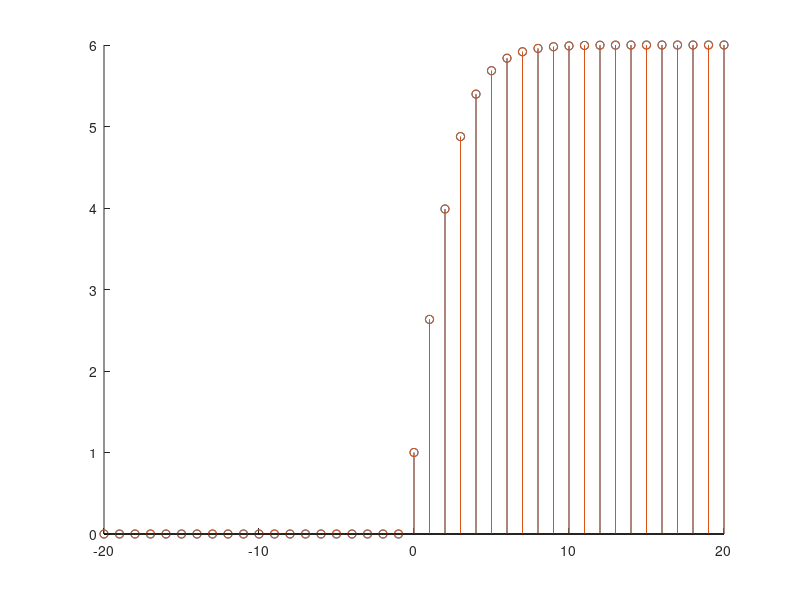

Here is the MATLAB script that generated this plot:
clc
clear all
close all
% Persamaan Perbedaan
% y[n] - (5/6)*y[n-1] + (1/6)*y[n-2] = x[n]

% Solusi Numerik (Loop)
% y[n] = x[n] + (5/6)*y[n-1] - (1/6)*y[n-2]
% y[n] = 2 - (1/5).^n + (5/6)*y[n-1] - (1/6)*y[n-2]

n = [-20:20];
yn = zeros(1, 41); % kondisi awal sudah termasuk
% hitung untuk y >= 0, n = 0 di indeks 21
for k = 21:41
  yn(k) = 2 - (1/5).^(k-21) + (5/6)*yn(k-1) - (1/6)*yn(k-2);
end

% Solusi Numerik (function)
% n = [1:10];
% b = [1];
% a = [1 (-5/6) (1/6)];
% yi = [0 0];
% zi = filtic(b,a,yi);
% ynf = filter(b,a,2.^n,zi);
% 
% stem(n,ynf);


% Solusi Analitik
% y[n] = 6 - (1/5).^n - 11*(1/2).^n + 7*(1/3).^n
ya = zeros(1, 41);
% hitung untuk y >= 0, n = 0 di indeks 21
for k = 21:41
  ya(k) = 6 - (1/5).^(k-21) - 11*(1/2).^(k-21) + 7*(1/3).^(k-21);
end

figure; hold on;
stem(n,yn);
stem(n,ya);
hold off;